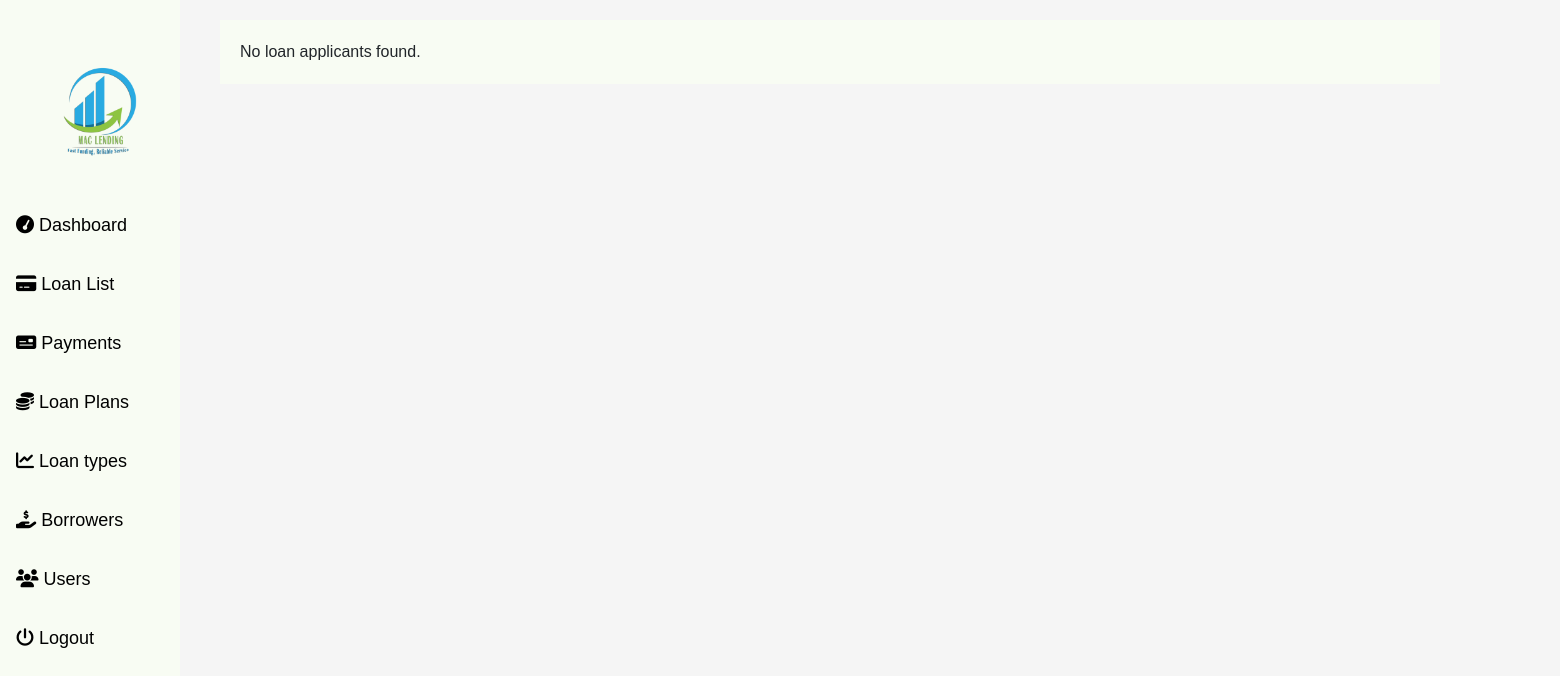
Before: /admin/admin.php with the older database file.
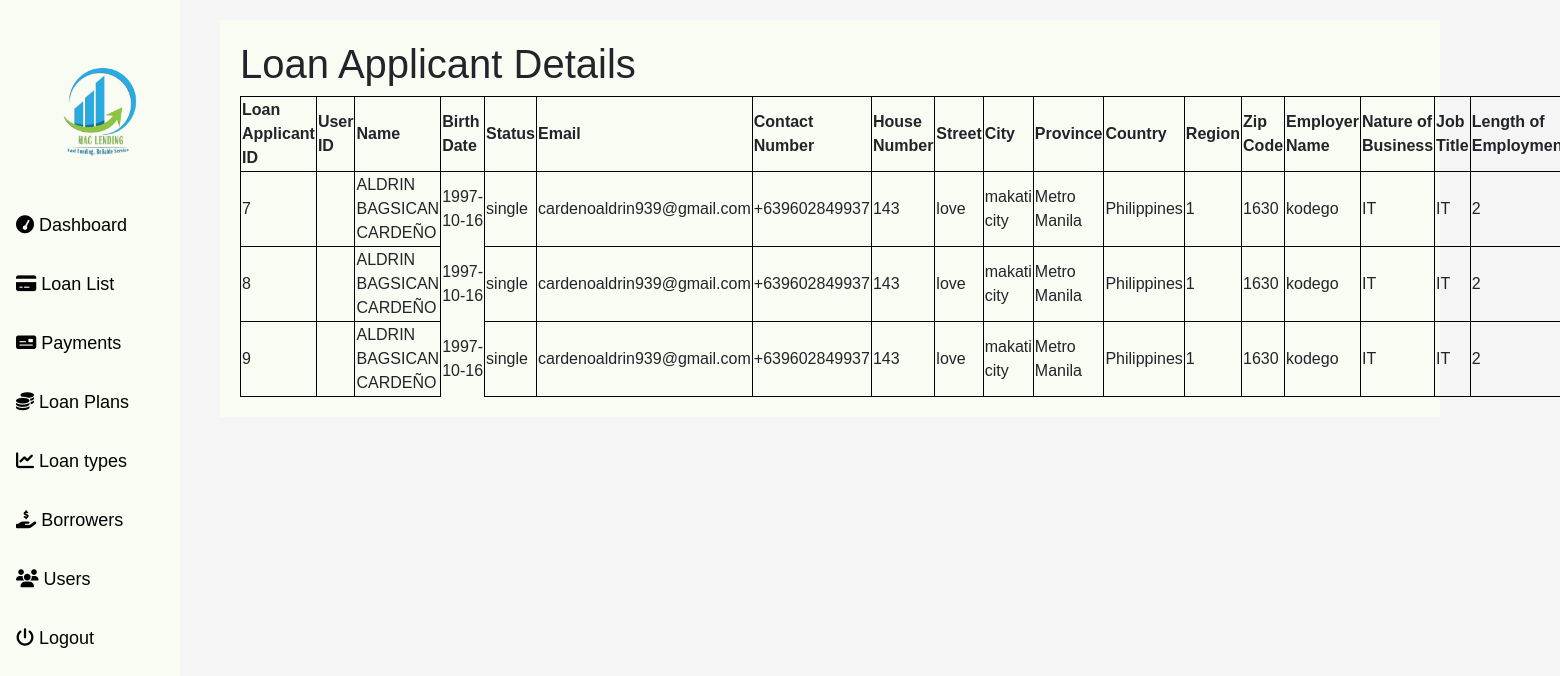
After: the same page with the newer database file.
### tables this page shows
CREATE TABLE `loan_application` (
  `id` int(11) NOT NULL,
  `user_id` int(11) DEFAULT NULL,
  `first_name` varchar(255) NOT NULL,
  `middle_name` varchar(255) NOT NULL,
  `last_name` varchar(255) NOT NULL,
  `birth_date` date NOT NULL,
  `status` varchar(255) NOT NULL,
  `gender` varchar(255) NOT NULL,
  `email` varchar(255) NOT NULL,
  `contact_number` varchar(255) NOT NULL,
  `employment_status` varchar(255) NOT NULL,
  `house_no` int(11) NOT NULL,
  `street` varchar(255) NOT NULL,
  `city` varchar(255) NOT NULL,
  `province` varchar(255) NOT NULL,
  `country` varchar(255) NOT NULL,
  `region` varchar(255) NOT NULL,
  `zip_code` varchar(255) NOT NULL,
  `employer_name` varchar(255) NOT NULL,
  `nature_of_business` varchar(255) NOT NULL,
  `job_title` varchar(255) NOT NULL,
  `length_of_employment` varchar(255) NOT NULL,
  `monthly_income` decimal(10,2) NOT NULL,
  `loan_amount` decimal(10,2) NOT NULL,
  `loan_purpose` varchar(255) NOT NULL,
  `loan_term` int(11) NOT NULL,
  `repayment_source` varchar(255) NOT NULL,
  `debt_type` varchar(255) DEFAULT NULL,
  `outstanding_balance` decimal(10,2) DEFAULT NULL,
  `monthly_installment` decimal(10,2) DEFAULT NULL,
  `bank_name` varchar(255) NOT NULL,
  `account_type` varchar(255) NOT NULL,
  `account_number` varchar(255) NOT NULL,
  `bank_relationship_length` int(11) NOT NULL,
  `average_monthly_balance` decimal(10,2) NOT NULL,
  `how_did_you_hear` varchar(255) NOT NULL,
  `declared_bankruptcy` varchar(255) NOT NULL,
  `legal_judgments` varchar(255) NOT NULL,
  `pending_legal_cases` varchar(255) NOT NULL,
  `debt_consolidation` varchar(255) NOT NULL,
  `cosigner_guarantor` varchar(255) NOT NULL,
  `declaration_checked` tinyint(1) NOT NULL,
  `created_at` timestamp NOT NULL DEFAULT current_timestamp(),
  `declaration` text DEFAULT NULL,
  `application_status` varchar(50) DEFAULT NULL
);

### admin/admin.php (the view, shortened to what this page needs)
<!DOCTYPE html>
<html>
<head>
  <link href="https://cdn.jsdelivr.net/npm/bootstrap@5.3.0/dist/css/bootstrap.min.css" rel="stylesheet">
  <link rel="stylesheet" href="https://cdnjs.cloudflare.com/ajax/libs/font-awesome/6.4.0/css/all.min.css">
</head>
</head>
<body>
  <nav>
		<div class="sidebar">
			<img src="image/logo.png" width="200px" alt="logo" class="navbar">
			<a href="admin.php"><i class="fa fa-tachometer"></i> Dashboard</a>
			<a href="loanlist.php"><i class="fa fa-credit-card"></i> Loan List</a>
			<a href="payments.php" class="fw-medium"><i class="fa fa-money-check"></i> Payments</a>
			<a href="loanplans.php"><i class="fa-solid fa-coins"></i> Loan Plans</a>
			<a href="loantypes.php"><i class="fa fa-chart-line"></i> Loan types</a>
			<a href="borrowers.php"><i class="fa-solid fa-hand-holding-dollar"></i> Borrowers</a>
			<a href="users.php"><i class="fa-solid fa-users"></i> Users</a>
			<a href="logout.php" class="logout-btn"><i class="fa-sharp fa-solid fa-power-off"></i> Logout</a>
		</div>
	</nav>
  <div class="content">
<?php
$servername = "localhost";
$username = "root";
$password = "";
$dbname = "loan_db";
$conn = new mysqli($servername, $username, $password, $dbname);
$sql = "SELECT * FROM loan_application";
$result = $conn->query($sql);
if ($result->num_rows > 0) {
    echo '<h1>Loan Applicant Details</h1>';
    echo '<table style="border-collapse: collapse;">';
    echo '<thead>';
    echo '<tr>';
    echo '<th style="border: 1px solid black;">Loan Applicant ID</th>';
    echo '<th style="border: 1px solid black;">User ID</th>';
    echo '<th style="border: 1px solid black;">Name</th>';
    echo '<th style="border: 1px solid black;">Birth Date</th>';
    echo '<th style="border: 1px solid black;">Status</th>';
    echo '<th style="border: 1px solid black;">Email</th>';
    echo '<th style="border: 1px solid black;">Contact Number</th>';
    echo '<th style="border: 1px solid black;">House Number</th>';
    echo '<th style="border: 1px solid black;">Street</th>';
    echo '<th style="border: 1px solid black;">City</th>';
    echo '<th style="border: 1px solid black;">Province</th>';
    echo '<th style="border: 1px solid black;">Country</th>';
    echo '<th style="border: 1px solid black;">Region</th>';
    echo '<th style="border: 1px solid black;">Zip Code</th>';
    echo '<th style="border: 1px solid black;">Employer Name</th>';
    echo '<th style="border: 1px solid black;">Nature of Business</th>';
    echo '<th style="border: 1px solid black;">Job Title</th>';
    echo '<th style="border: 1px solid black;">Length of Employment</th>';
    echo '</tr>';
    echo '</thead>';
    echo '<tbody>';
    while ($row = $result->fetch_assoc()) {
        echo '<td style="border: 1px solid black;">' . $row["id"] . '</td>';
        echo '<td style="border: 1px solid black;">' . $row["user_id"] . '</td>';
        echo '<td style="border: 1px solid black;">' . $row["first_name"] . ' ' . $row["middle_name"] . ' ' . $row["last_name"] . '</td>';
        echo '<td style="border: "1px solid black;">' . $row["birth_date"] . '</td>';
        echo '<td style="border: 1px solid black;">' . $row["status"] . '</td>';
        echo '<td style="border: 1px solid black;">' . $row["email"] . '</td>';
        echo '<td style="border: 1px solid black;">' . $row["contact_number"] . '</td>';
        echo '<td style="border: 1px solid black;">' . $row["house_no"] . '</td>';
        echo '<td style="border: 1px solid black;">' . $row["street"] . '</td>';
        echo '<td style="border: 1px solid black;">' . $row["city"] . '</td>';
        echo '<td style="border: 1px solid black;">' . $row["province"] . '</td>';
        echo '<td style="border: 1px solid black;">' . $row["country"] . '</td>';
        echo '<td style="border: 1px solid black;">' . $row["region"] . '</td>';
        echo '<td style="border: 1px solid black;">' . $row["zip_code"] . '</td>';
        echo '<td style="border: 1px solid black;">' . $row["employer_name"] . '</td>';
        echo '<td style="border: 1px solid black;">' . $row["nature_of_business"] . '</td>';
        echo '<td style="border: 1px solid black;">' . $row["job_title"] . '</td>';
        echo '<td style="border: 1px solid black;">' . $row["length_of_employment"] . '</td>';
    }
    echo '</tbody>';
    echo '</table>';
} else {
    echo "No loan applicants found.";
}
?>
  </div>
</body>
</html>

### admin/admin.php (style rules this page uses)
body { font-family: Arial, sans-serif; background-color: #f5f5f5; padding: 20px; }
.sidebar { height: 100%; width: 180px; position: fixed; top: 0; left: 0; background-color: #f8fcf3; overflow-x: hidden; padding-top: 20px; }
.sidebar a { display: block; color: #000; padding: 16px; text-decoration: none; font-size: 18px; }
.content { background-color: #f8fcf3; margin-left: 200px; margin-right: 100px; padding: 20px; }

Changed rows visible on the page:
added loan_application: id "7", first_name "ALDRIN", middle_name "BAGSICAN", last_name "CARDEÑO", birth_date "1997-10-16", status "single", email "cardenoaldrin939@gmail.com", contact_number "+639602849937", house_no "143", street "love", city "makati city", province "Metro Manila", country "Philippines", region "1", zip_code "1630", employer_name "kodego", nature_of_business "IT", job_title "IT", length_of_employment "2"
added loan_application: id "8", first_name "ALDRIN", middle_name "BAGSICAN", last_name "CARDEÑO", birth_date "1997-10-16", status "single", email "cardenoaldrin939@gmail.com", contact_number "+639602849937", house_no "143", street "love", city "makati city", province "Metro Manila", country "Philippines", region "1", zip_code "1630", employer_name "kodego", nature_of_business "IT", job_title "IT", length_of_employment "2"
added loan_application: id "9", first_name "ALDRIN", middle_name "BAGSICAN", last_name "CARDEÑO", birth_date "1997-10-16", status "single", email "cardenoaldrin939@gmail.com", contact_number "+639602849937", house_no "143", street "love", city "makati city", province "Metro Manila", country "Philippines", region "1", zip_code "1630", employer_name "kodego", nature_of_business "IT", job_title "IT", length_of_employment "2"
Other visible differences:
text no longer shown: "No loan applicants found."
text now shown: "Loan Applicant Details Loan Applicant ID User ID Name Birth Date Status Email Contact Number House Number Street City Province Country Region Zip Code Employer Name Nature of Business Job Title Length of…"
